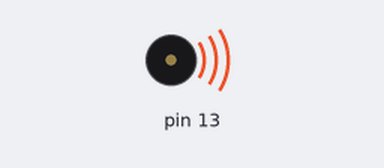
This sketch was run on a simulated Arduino Uno, built with avr-gcc and run on an emulated ATmega328P. On the bench: buzzer (waves = sounding).

Above: at 0.2 s.
Timing chart, 0 to 3.0 s (numbered marks = the images above):
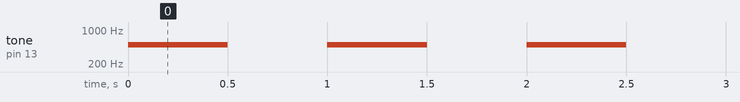

Measured:
- by itself, tone on pin 13: alternates 500 Hz for 0.50 s and silent for 0.50 s

The sketch:

horne.ino
```cpp
void setup() {


  // put your setup code here, to run once:

}

void loop() {
  tone(13, 500, 500);
  delay(1000);

  // put your main code here, to run repeatedly:

}
```
